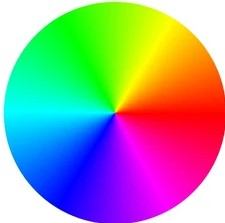
#> input picture 데이터 분석/color.jpg, 225 x 223 px
$ python 'Image Color Tracking.py'
#> lines starting #> are read from the running program, lines starting #| are printed output that depends on the picture; after the words box and inside, x2 and y2 are one past the last pixel; in counts of white or black regions, pixels touching at a corner belong together
import cv2

img_color = cv2.imread('color.jpg')
#> img_color is the input picture: shape (223, 225, 3); mean B, G, R 155.6, 156.1, 155.6
height,width = img_color.shape[:2]
#> height = 223; width = 225

img_hsv = cv2.cvtColor(img_color, cv2.COLOR_BGR2HSV)
#> img_hsv: shape (223, 225, 3); mean H, S, V 78.6, 196.4, 253.1


lower_blue = (120-10, 30, 30)
upper_blue = (120+10, 255, 255)
img_mask = cv2.inRange(img_hsv, lower_blue, upper_blue)
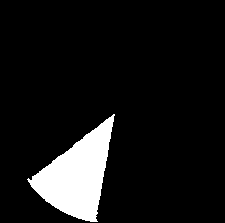
#> img_mask: shape (223, 225); 9.1% white; 1 white region, box (x1, y1, x2, y2) and area: (27, 114, 115, 222) 4575


img_result = cv2.bitwise_and(img_color, img_color, mask = img_mask)
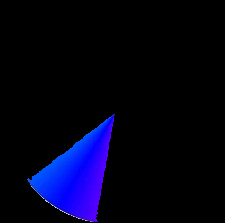
#> img_result: shape (223, 225, 3); mean B, G, R 22.9, 2.2, 2.2


cv2.imshow('img_color', img_color)
cv2.imshow('img_mask', img_mask)
cv2.imshow('img_result', img_result)


cv2.waitKey(0)
cv2.destroyAllWindows()

$ run again, with 데이터 분석/6 (4).png saved as 데이터 분석/color.jpg
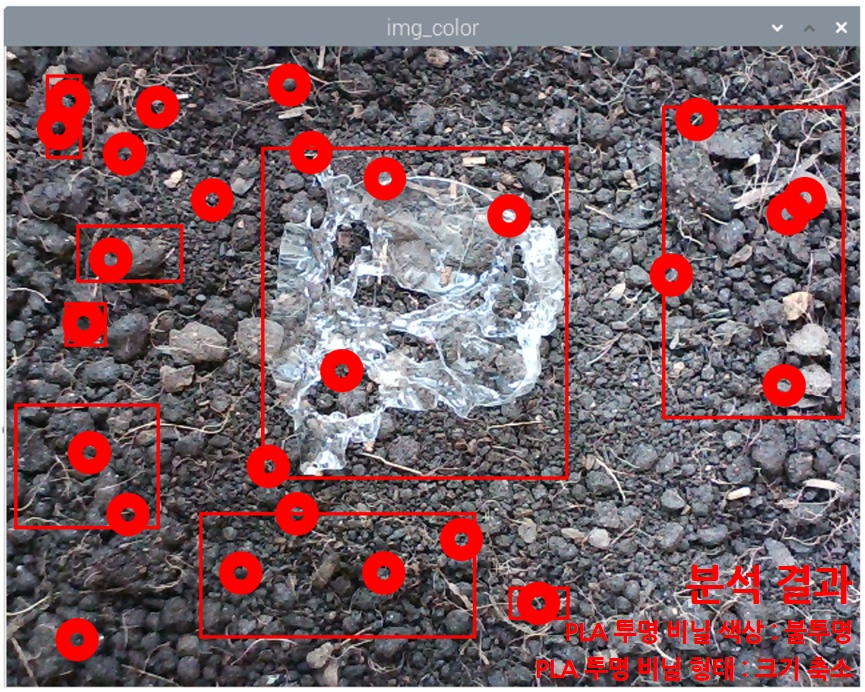
#> input picture 데이터 분석/6 (4).png, 865 x 692 px
#> img_color is the input picture: shape (692, 865, 3); mean B, G, R 105.3, 99.5, 122.4
#> img_hsv: shape (692, 865, 3); mean H, S, V 103.5, 53.6, 129.5
#> `img_mask = cv2.inRange(img_hsv, lower_blue, upper_blue)`:
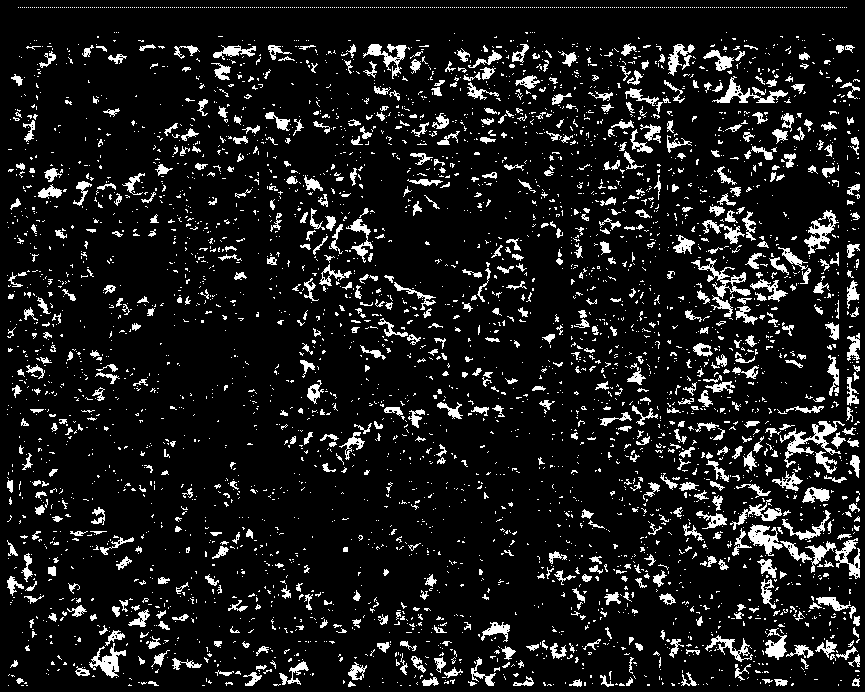
#> img_mask: shape (692, 865); 10.3% white; 4407 white regions (3715 under 20 px), largest, box (x1, y1, x2, y2) and area: (780, 421, 845, 468) 786, (691, 258, 751, 299) 577, (804, 210, 839, 254) 529
#> `img_result = cv2.bitwise_and(img_color, img_color, mask = img_mask)`:
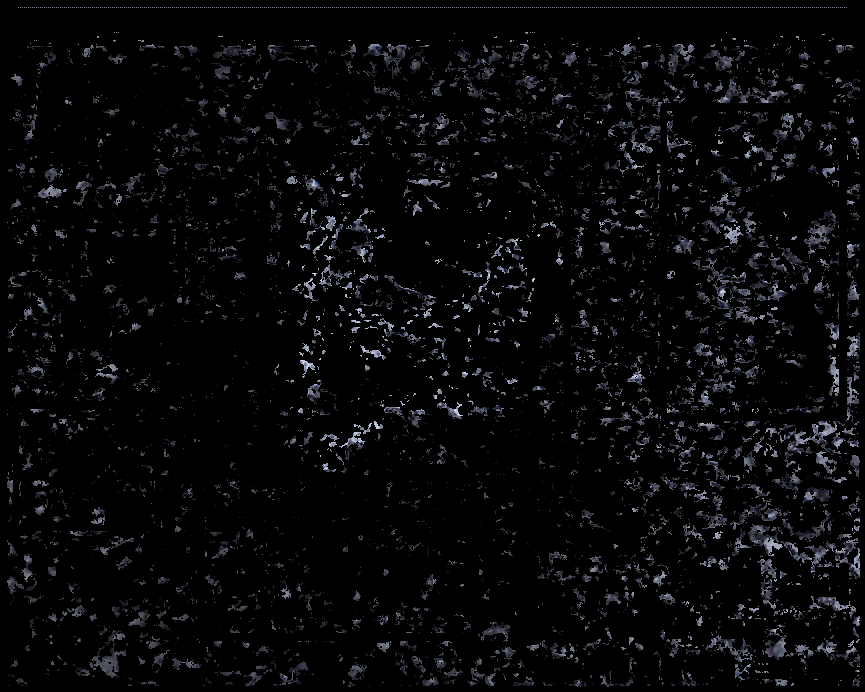
#> img_result: shape (692, 865, 3); mean B, G, R 9.3, 7.9, 7.8
